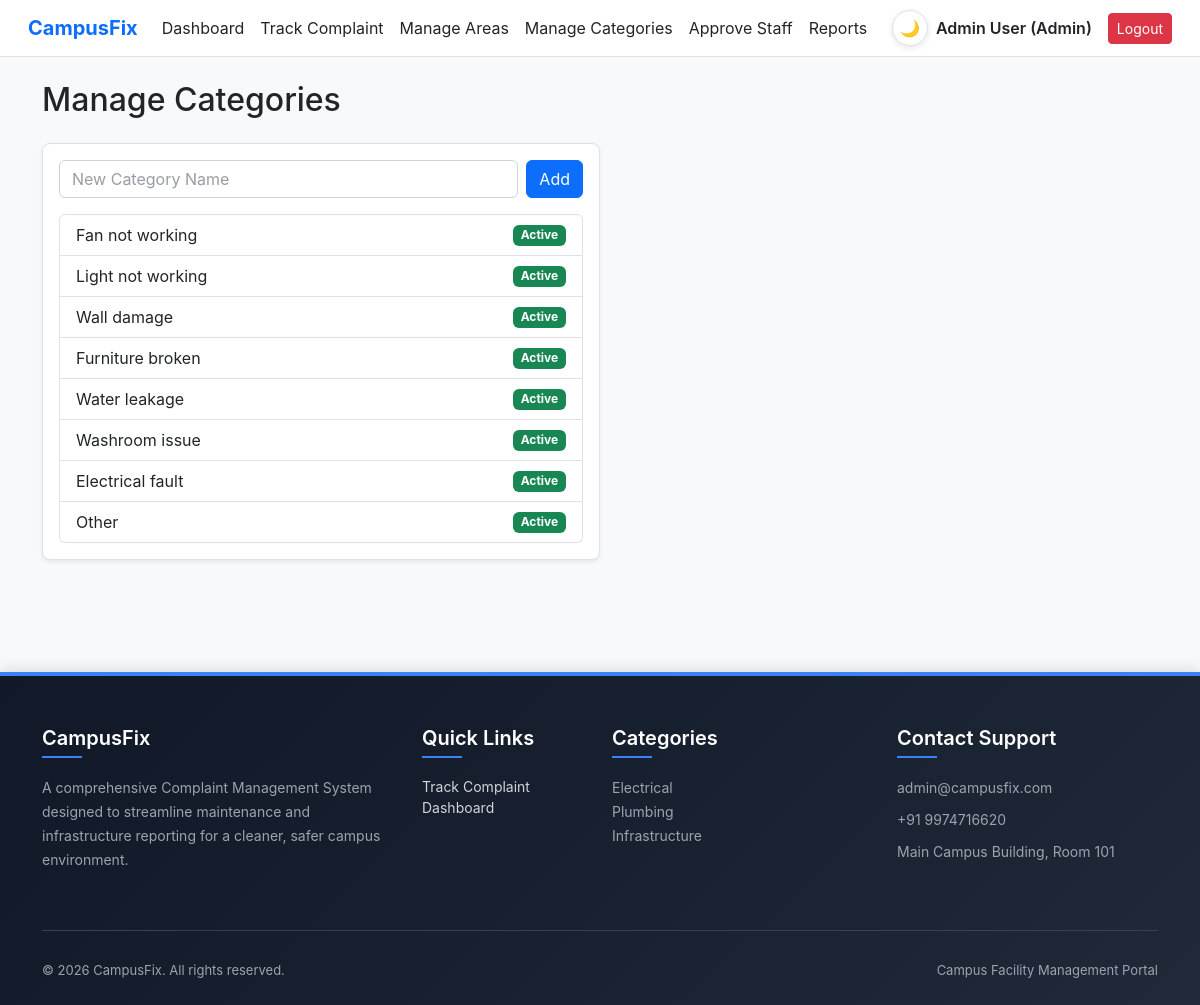
Screenshot of /manage_categories.php (signed in) with the database file from the repository.
### tables this page shows
CREATE TABLE `complaint_categories` (
  `id` int(11) NOT NULL,
  `name` varchar(100) NOT NULL,
  `is_active` tinyint(1) NOT NULL DEFAULT 1
);

### manage_categories.php (the view, shortened to what this page needs)
<?php
require_once __DIR__ . '/config/db.php';
$categories = $pdo->query("SELECT * FROM complaint_categories")->fetchAll();
require_once __DIR__ . '/includes/header.php';
?>
<div class="mb-4">
    <h2>Manage Categories</h2>
</div>
<div class="card shadow-sm col-md-6">
    <div class="card-body">
        <form method="POST" class="d-flex mb-3">
            <input type="text" name="name" class="form-control me-2" placeholder="New Category Name" required>
            <button type="submit" name="add_category" class="btn btn-primary">Add</button>
        </form>
        <ul class="list-group">
            <?php foreach($categories as $c): ?>
                <li class="list-group-item d-flex justify-content-between align-items-center">
                    <?= htmlspecialchars($c['name']) ?>
                    <span class="badge bg-<?= $c['is_active'] ? 'success' : 'secondary' ?>"><?= $c['is_active'] ? 'Active' : 'Disabled' ?></span>
                </li>
            <?php endforeach; ?>
        </ul>
    </div>
</div>
<?php require_once __DIR__ . '/includes/footer.php'; ?>

### assets/css/style.css (style rules this page uses)
:root { --bg-body: #f8f9fa; --text-main: #212529; --surface-navbar: #ffffff; --border-default: #dee2e6; --surface-card: #ffffff; --surface-card-header: rgba(0, 0, 0, 0.03); --surface-input: #ffffff; --border-input: #ced4da; --text-muted: #6c757d; --surface-table-head: #ffffff; --surface-section: #ffffff; }
html, body, body *, .navbar, .card, .modal-content, .form-control, .form-select, .table, section, footer, aside { transition: background-color 0.3s ease, color 0.3s ease, border-color 0.3s ease, box-shadow 0.3s ease; }
html, body { height: 100%; margin: 0; }
body { background-color: var(--bg-body); color: var(--text-main); font-family: 'Inter', system-ui, -apple-system, sans-serif; display: flex; flex-direction: column; }
.card { background-color: var(--surface-card) !important; border: 1px solid var(--border-default) !important; border-radius: 8px; box-shadow: 0 1px 3px rgba(0,0,0,0.05); }
.form-control, .form-select { background-color: var(--surface-input) !important; border: 1px solid var(--border-input) !important; color: var(--text-main) !important; }
.form-control::placeholder { color: var(--text-muted); opacity: 0.7; }
section, .modal-content, .list-group-item, .dropdown-menu { background-color: var(--surface-section); color: var(--text-main); border-color: var(--border-default); }

### rows the page displays
complaint_categories: name "Fan not working", is_active "Active"
complaint_categories: name "Light not working", is_active "Active"
complaint_categories: name "Wall damage", is_active "Active"
complaint_categories: name "Furniture broken", is_active "Active"
complaint_categories: name "Water leakage", is_active "Active"
complaint_categories: name "Washroom issue", is_active "Active"
complaint_categories: name "Electrical fault", is_active "Active"
complaint_categories: name "Other", is_active "Active"

### other values shown
$_SESSION['name'] "Admin User"
$_SESSION['role'] "Admin"
